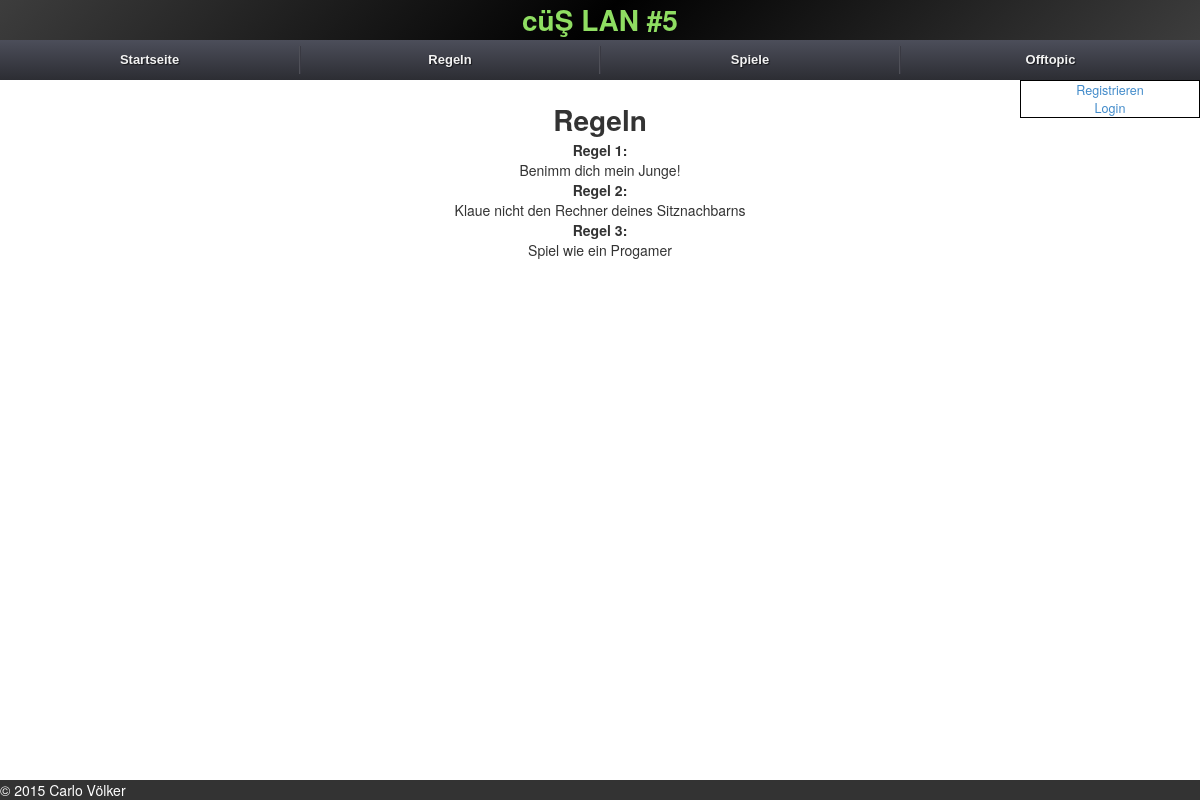
/rules/allgemeine-regeln/, run on the app's committed database.
### core/models.py (models this page shows, shortened)
class IntranetMeta(models.Model):
	name = models.CharField(verbose_name="LAN Name", max_length=50, default="Intranet", null=False, blank=False)
	title = models.CharField(verbose_name="Begrüßungstext", max_length=128, default="Herzlich Willkommen im Intranet", null=True, blank=True)
	description = models.TextField(verbose_name="Beschreibung", max_length=1024, null=True, blank=True)
	class Meta:
		verbose_name = "Intranet Metadaten"
		verbose_name_plural = "Intranet Metadaten"

class RulesInline(models.Model):
	rules = models.ForeignKey(Rules, verbose_name="Regelgruppe", blank=True, null=True, related_name="inline_rules")
	information = models.TextField(verbose_name="Regel", max_length=512, null=True, blank=True)
	def __unicode__(self):
		return u"%s" % (self.information)
	class Meta:
		verbose_name = "Regel"
		verbose_name_plural = "Regeln"

### core/views.py (the view)
# urls.py: url(r'^rules/(?P<slug>[-\w\d]+)/$', views.rules, name='rules'),
def rules(request, slug):
	context = RequestContext(request)
	content = {}
	content['rule'] = Rules.objects.get(slug=slug)
	return render_to_response('rules.html', content, context_instance=context)

### core/context_processors.py (called while the page is built)
def intranet_processor(request):
	content = {}
	lan_name = IntranetMeta.objects.all()[0]
	content['lan_name'] = lan_name
	rules = Rules.objects.all()
	content['rules'] = rules
	games = Game.objects.exclude(match_game=None)
	content['games'] = games
	return content

### core/templates/rules.html
{% extends "base.html" %}
{% load staticfiles %}
{% block body %}
{{block.super}}
<div class="content">
	<div class="headline">
		<h1 class="game_headline">Regeln</h1>
	</div>
	<ul class="list_rule">
	{% for rule in rule.inline_rules.all %}
		<h4>Regel {{forloop.counter}}:</h4>
		<li>{{ rule }}</li>
	{% endfor %}
	</ul>
</div>
{% endblock %}

### core/templates/base.html (shortened to what this page needs)
{% load staticfiles %}
<!DOCTYPE html>
    <head>
        <link rel="stylesheet" type="text/css" href="{% static 'css/bootstrap.min.css'%}">
        <link rel="stylesheet" type="text/css" href="{% static 'css/bootstrap-theme.min.css'%}">
        <link rel="stylesheet" href="{% static 'css/screen.css' %}">
        <link rel="stylesheet" href="{% static 'css/drop_down_menu.css' %}">
    </head>
    <body>
        {% block body %}
        <div class="header_banner">
            <h1>{{ lan_name.name }}</h1>
        </div>
        <ul class="menu">
            <li><a href="/">Startseite</a></li>
            <li><a href="#">Regeln</a>
            </li>
            <li><a href="#">Spiele</a>
            </li>
            <li><a href="#">Offtopic</a>
            </li>
        </ul>
        {% if user.is_authenticated %}
            <div class="username_header">
                <h5>Angemeldet als:</h5>
                <h4>{{ user.username }}</h4>
                <a href="/logout">Logout</a>
            </div>
        {% else %}
            <div class="username_header">
                <a href="/register">Registrieren</a>
                <a href="/login">Login</a>
            </div>
        {% endif %}
        {% endblock %}
        <footer>
            <div class="left">&copy; {% now "Y" %} Carlo Völker</div>
        </footer>
    </body>
</html>

### core/static/css/screen.css (style rules this page uses)
h1, h2, h3, h4, h5, h6, ul { margin: 0 !important; }
ul { padding: 0; list-style-type: none; }
.header_banner { text-align: center; color: #8fde62; background: rgb(61,61,61); background: -moz-linear-gradient(-45deg, rgba(61,61,61,1) 0%, rgba(1,1,1,1) 50%, rgba(61,61,61,1) 100%); background: -webkit-gradient(linear, left top, right bottom, color-stop(0%,rgba(61,61,61,1)), color-stop(50%,rgba(1,1,1,1)), color-stop(100%,rgba(61,61,61,1))); background: -webkit-linear-gradient(-45deg, rgba(61,61,61,1) 0%,rgba(1,1,1,1) 50%,rgba(61,61,61,1) 100%); background: -o-linear-gradient(-45deg, rgba(61,61,61,1) 0%,rgba(1,1,1,1) 50%,rgba(61,61,61,1) 100%); background: -ms-linear-gradient(-45deg, rgba(61,61,61,1) 0%,rgba(1,1,1,1) 50%,rgba(61,61,61,1) 100%); background: linear-gradient(135deg, rgba(61,61,61,1) 0%,rgba(1,1,1,1) 50%,rgba(61,61,61,1) 100%); filter: progid:DXImageTransform.Microsoft.gradient( startColorstr='#3d3d3d', endColorstr='#1b1b1b',GradientType=1 ); }
.top_menu>a { cursor: default; }
.username_header { float: right; width: 15%; border: 1px solid #000; text-align: center; }
.username_header > a { display: block; font-size: 0.9em; }
.content { position: relative; text-align: center; width: 75%; left: 12.5%; margin-top: 20px; }
footer { background-color: #333; color: #FFF; width: 100%; bottom: 0; position: fixed; }

### core/static/css/drop_down_menu.css (style rules this page uses)
.menu, .menu ul, .menu li, .menu a { margin: 0; padding: 0; border: none; outline: none; text-align: center; }
.menu { height: 40px; width: 100%; display: table; table-layout: fixed; background: #4c4e5a; background: -webkit-linear-gradient(top, #4c4e5a 0%,#2c2d33 100%); background: -moz-linear-gradient(top, #4c4e5a 0%,#2c2d33 100%); background: -o-linear-gradient(top, #4c4e5a 0%,#2c2d33 100%); background: -ms-linear-gradient(top, #4c4e5a 0%,#2c2d33 100%); background: linear-gradient(top, #4c4e5a 0%,#2c2d33 100%); }
.menu li { position: relative; list-style: none; display: block; height: 40px; z-index: 9999; }
.menu > li { display: table-cell; }
.menu li a { display: block; padding: 0 14px; margin: 6px 0; line-height: 28px; text-decoration: none; border-left: 1px solid #393942; border-right: 1px solid #4f5058; font-family: Helvetica, Arial, sans-serif; font-weight: bold; font-size: 13px; color: #f3f3f3; text-shadow: 1px 1px 1px rgba(0,0,0,.6); -webkit-transition: color .2s ease-in-out; -moz-transition: color .2s ease-in-out; -o-transition: color .2s ease-in-out; -ms-transition: color .2s ease-in-out; transition: color .2s ease-in-out; }
.menu li:first-child a { border-left: none; }
.menu li:last-child a { border-right: none; }

### data on the page
IntranetMeta: name "cüŞ LAN #5"
RulesInline: information "Benimm dich mein Junge!"
RulesInline: information "Klaue nicht den Rechner deines Sitznachbarns"
RulesInline: information "Spiel wie ein Progamer"
